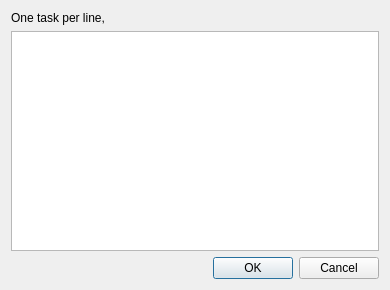
<?xml version="1.0" encoding="UTF-8"?>
<ui version="4.0">
 <class>SimpleEditor</class>
 <widget class="QDialog" name="SimpleEditor">
  <property name="geometry">
   <rect>
    <x>0</x>
    <y>0</y>
    <width>390</width>
    <height>290</height>
   </rect>
  </property>
  <property name="windowTitle">
   <string>Task editor</string>
  </property>
  <layout class="QVBoxLayout" name="verticalLayout">
   <item>
    <widget class="QLabel" name="label">
     <property name="text">
      <string>One task per line,</string>
     </property>
    </widget>
   </item>
   <item>
    <widget class="QPlainTextEdit" name="plainTextEdit">
     <property name="plainText">
      <string/>
     </property>
    </widget>
   </item>
   <item>
    <widget class="QDialogButtonBox" name="buttonBox">
     <property name="orientation">
      <enum>Qt::Horizontal</enum>
     </property>
     <property name="standardButtons">
      <set>QDialogButtonBox::Cancel|QDialogButtonBox::Ok</set>
     </property>
    </widget>
   </item>
  </layout>
 </widget>
 <resources/>
 <connections>
  <connection>
   <sender>buttonBox</sender>
   <signal>accepted()</signal>
   <receiver>SimpleEditor</receiver>
   <slot>accept()</slot>
   <hints>
    <hint type="sourcelabel">
     <x>248</x>
     <y>254</y>
    </hint>
    <hint type="destinationlabel">
     <x>157</x>
     <y>274</y>
    </hint>
   </hints>
  </connection>
  <connection>
   <sender>buttonBox</sender>
   <signal>rejected()</signal>
   <receiver>SimpleEditor</receiver>
   <slot>reject()</slot>
   <hints>
    <hint type="sourcelabel">
     <x>316</x>
     <y>260</y>
    </hint>
    <hint type="destinationlabel">
     <x>286</x>
     <y>274</y>
    </hint>
   </hints>
  </connection>
 </connections>
</ui>
